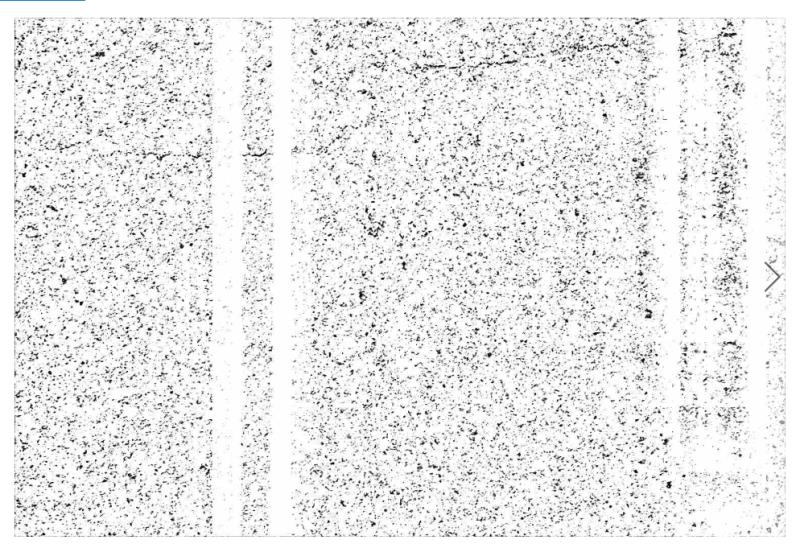
#> input picture images/3.jpg, 800 x 552 px
$ python check.py
#> lines starting #> are read from the running program, lines starting #| are printed output that depends on the picture
import cv2
import numpy as np
minThres = 20
def show(img,name="img"):
    cv2.imshow(name, img)
    cv2.waitKey(0)
    cv2.destroyAllWindows()
def Excuet():
    # 读取图像1
    img=cv2.imread('./images/3.jpg')
#> img is the input picture: shape (552, 800, 3); mean B, G, R 233.9, 233.9, 233.9
    if img is None:
        return
    img=~img
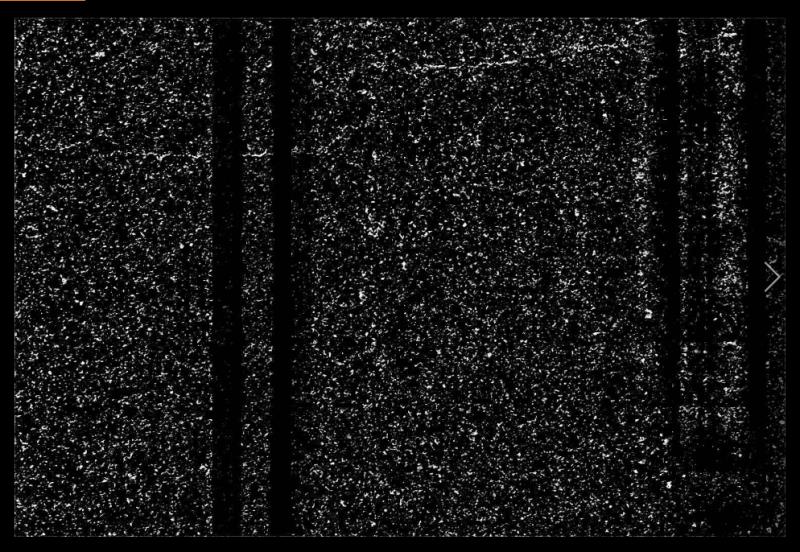
#> img: shape (552, 800, 3); mean B, G, R 21.1, 21.1, 21.1
    img2=img.copy()
    img2=~img2
    show(img, "img")
    img = cv2.medianBlur(img, 5)
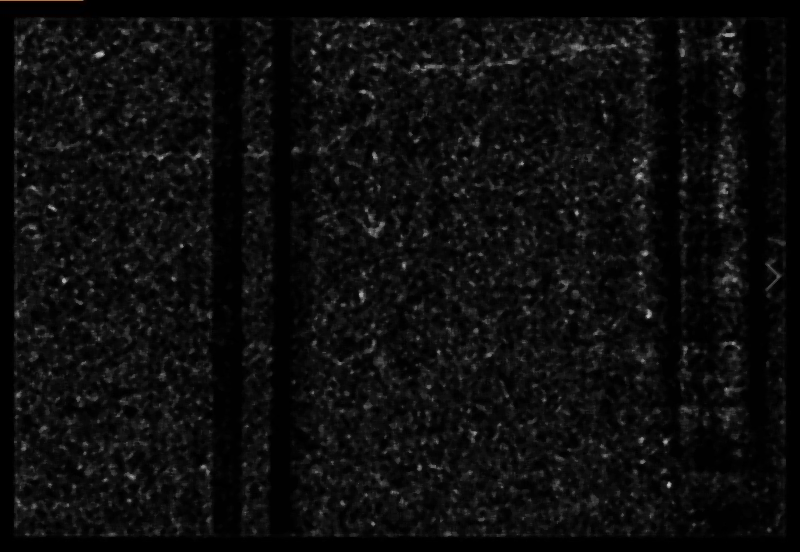
#> img: shape (552, 800, 3); mean B, G, R 13.1, 13.1, 13.1
    show(img, "medianBlur")
    return
  #  gray = cv2.cvtColor(img, cv2.COLOR_BGR2GRAY)
  #  _, thres = cv2.threshold(gray, minThres, 255, cv2.THRESH_BINARY)
  #  show(thres, "thres")
    kernel = cv2.getStructuringElement(cv2.MORPH_ELLIPSE, (11, 11))  # 椭圆结构
    dilation = cv2.dilate(img, kernel)  # 膨胀
    show(dilation, "dilation")

    edges = cv2.Canny(dilation, 10, 200)
    show(edges, "edges")
    # 图像差分
    diff = cv2.absdiff(img, img2)
  #  show(diff,"diff") # 结果图
  #  kernel = cv2.getStructuringElement(cv2.MORPH_ELLIPSE, (3, 3))# 椭圆结构
  #  erosion = cv2.erode(img, kernel)
  #  show(erosion,"erosion")
    kernel = cv2.getStructuringElement(cv2.MORPH_ELLIPSE, (3, 3))  # 椭圆结构
    dilation = cv2.dilate(img, kernel)  # 膨胀
  #  show(dilation, "dilation")


    gray = cv2.cvtColor(dilation, cv2.COLOR_BGR2GRAY)
    _, thres = cv2.threshold(gray, minThres, 255, cv2.THRESH_BINARY)
  #  show(thres, "thres")  # 结果图
if __name__ == "__main__":
    Excuet()

$ run again, with images/1.jpg copied over images/3.jpg
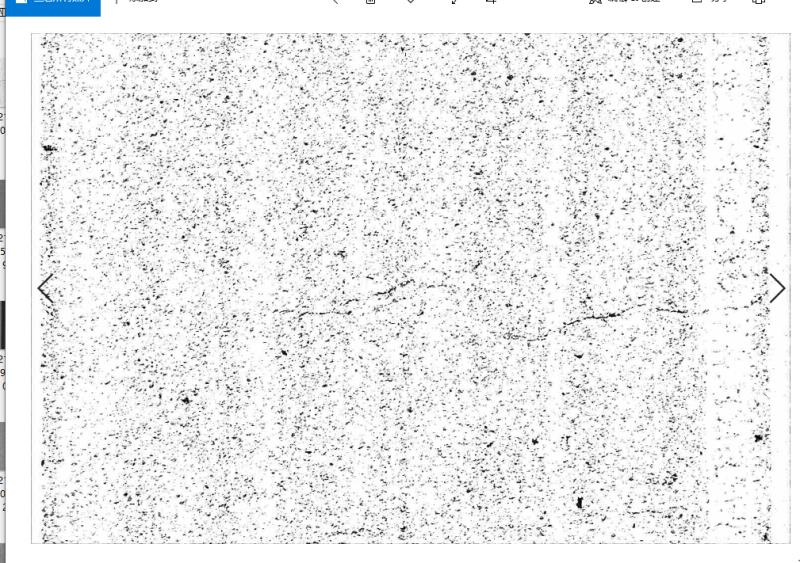
#> input picture images/1.jpg, 800 x 563 px
#> in Excuet, img is the input picture: shape (563, 800, 3); mean B, G, R 236.7, 236.4, 236
#> in Excuet, `img=~img`:
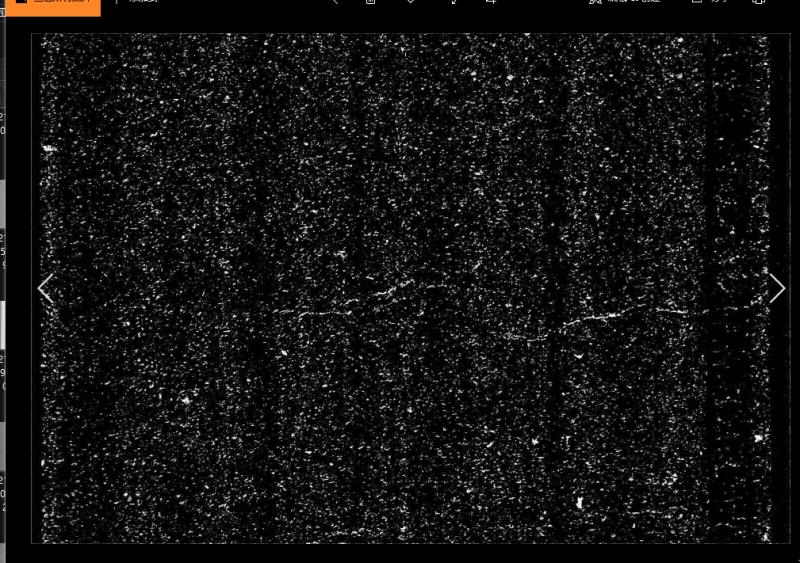
#> img: shape (563, 800, 3); mean B, G, R 18.3, 18.6, 19
#> in Excuet, `img = cv2.medianBlur(img, 5)`:
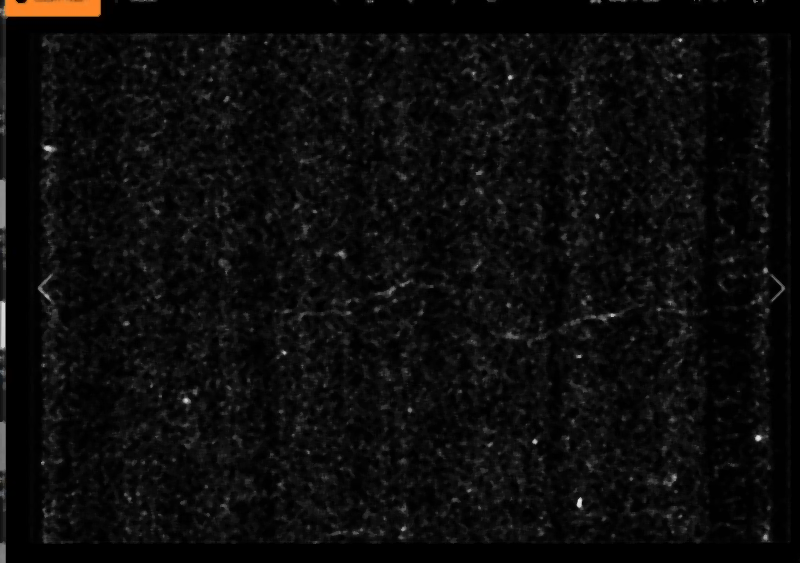
#> img: shape (563, 800, 3); mean B, G, R 11.4, 11.7, 12.1

$ run again, with images/2.jpg copied over images/3.jpg
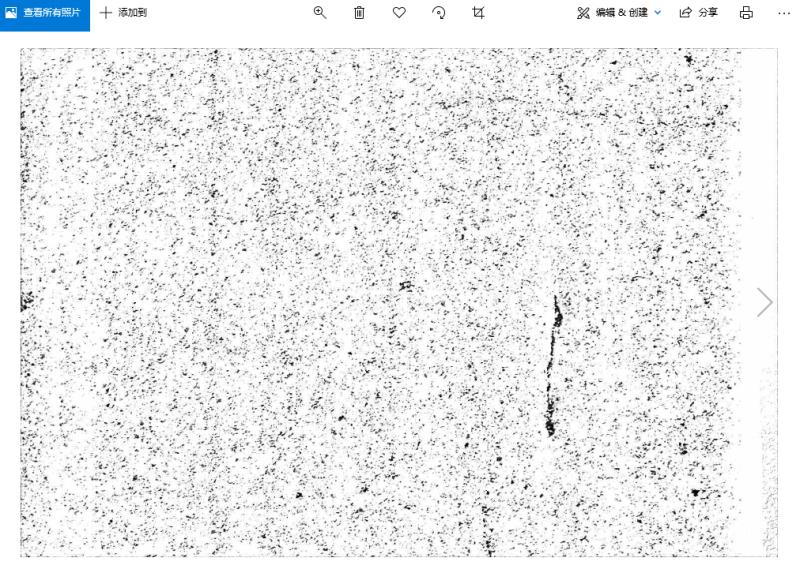
#> input picture images/2.jpg, 800 x 569 px
#> in Excuet, img is the input picture: shape (569, 800, 3); mean B, G, R 236.7, 236.2, 235.5
#> in Excuet, `img=~img`:
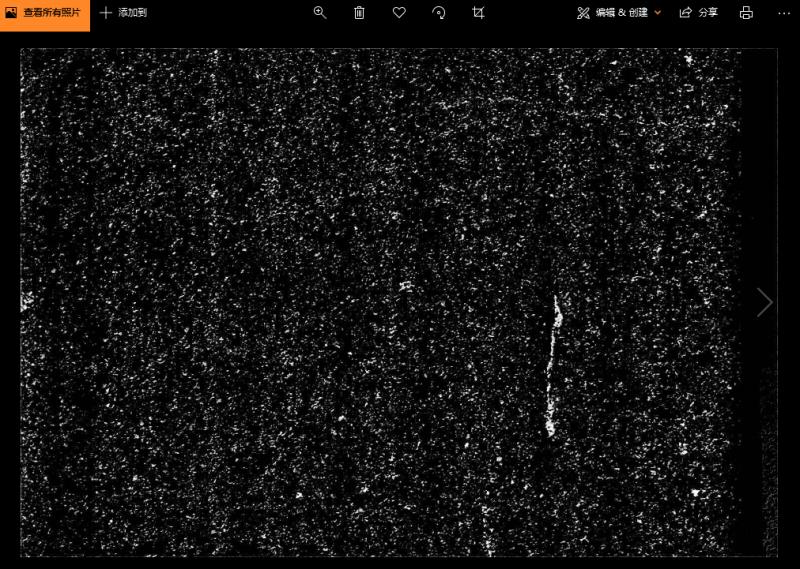
#> img: shape (569, 800, 3); mean B, G, R 18.3, 18.8, 19.5
#> in Excuet, `img = cv2.medianBlur(img, 5)`:
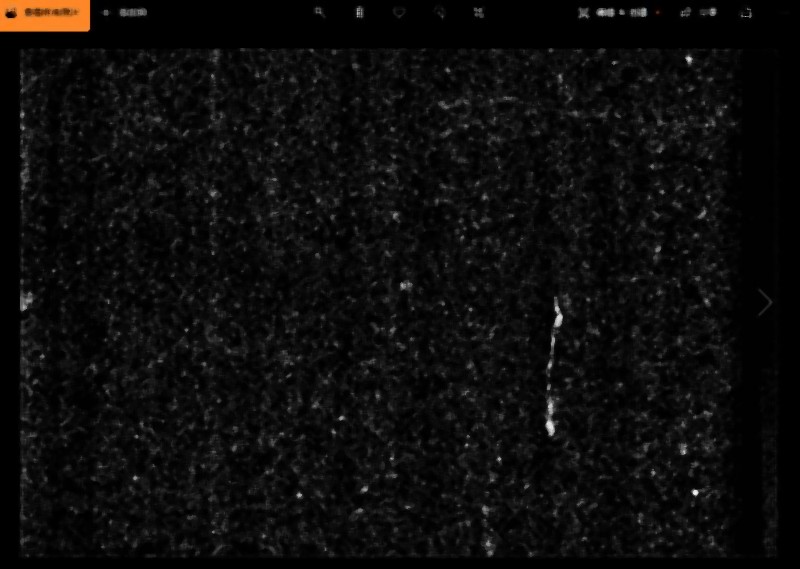
#> img: shape (569, 800, 3); mean B, G, R 11.6, 12.1, 12.8

$ run again, with images/4.jpg copied over images/3.jpg
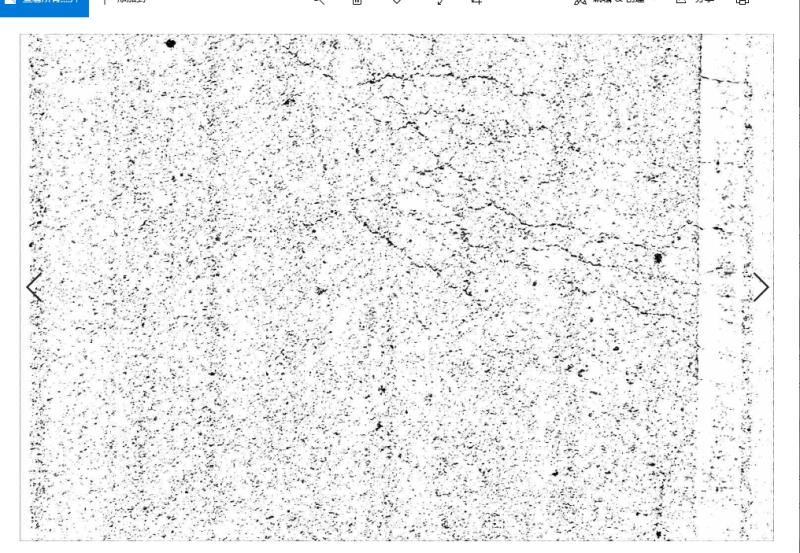
#> input picture images/4.jpg, 800 x 553 px
#> in Excuet, img is the input picture: shape (553, 800, 3); mean B, G, R 236.8, 236.5, 236.1
#> in Excuet, `img=~img`:
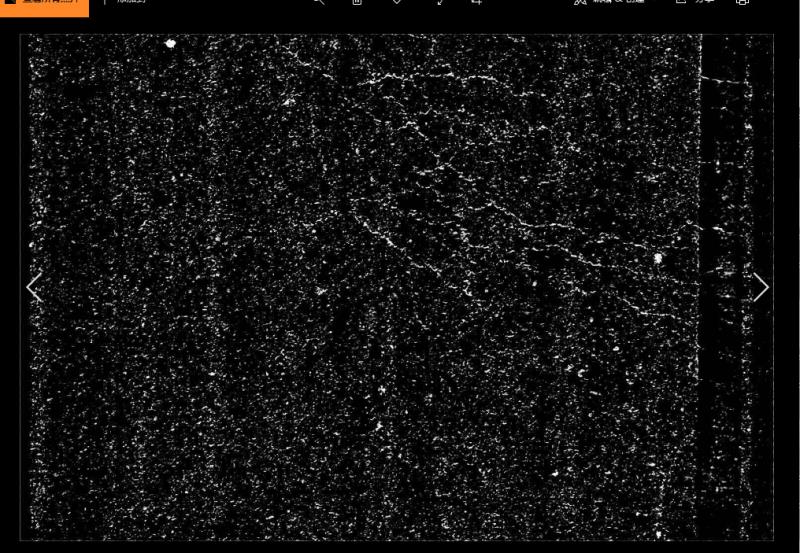
#> img: shape (553, 800, 3); mean B, G, R 18.2, 18.5, 18.9
#> in Excuet, `img = cv2.medianBlur(img, 5)`:
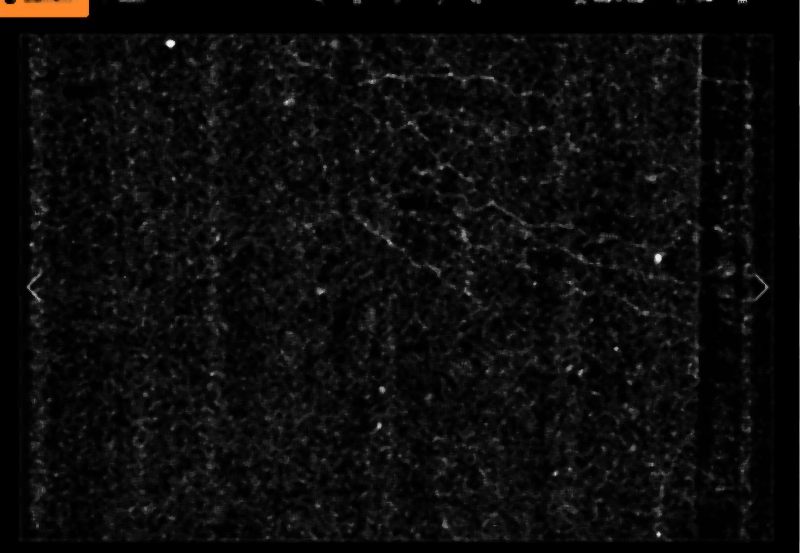
#> img: shape (553, 800, 3); mean B, G, R 11.3, 11.6, 12
